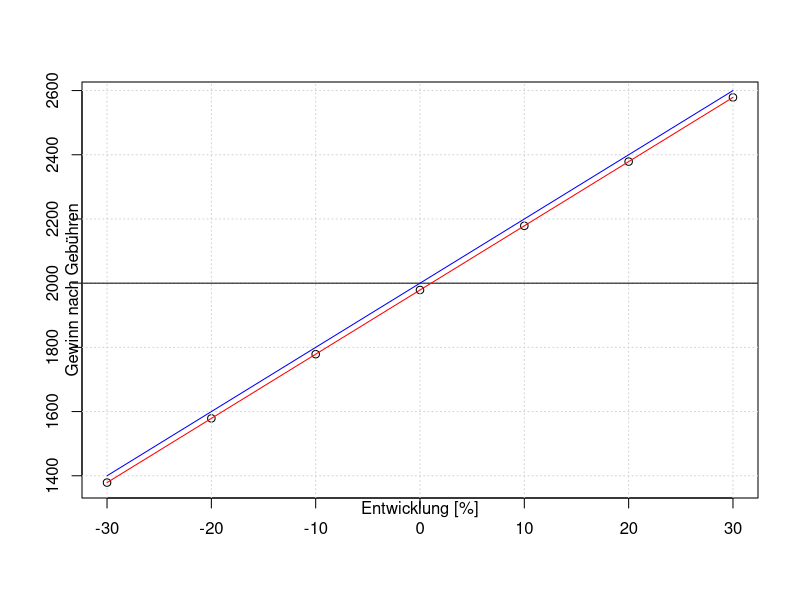

Here is the R script that generated this plot:
## ---- chunk 1
knitr::opts_chunk$set(echo = TRUE)
## ---- chunk 2
entgelte <- function(invest)
{
  # Die Provision für eine Inlandsorder setzt sich aus einem Grundentgelt von 4,90 Euro zzgl. 0,25 % 
  # des Ordervolumens zusammen.
  # Wir berechnen mindestens 9,90 Euro (bis 2.000 Euro Ordervolumen), maximal 59,90 Euro. 
  # Zusätzlich fällt ein börsenplatzabhängiges Entgelt an. Dieses beträgt am Börsenplatz Xetra 0,0015 %, 
  # mindestens 1,50 Euro, an den übrigen Börsen 0,0025 %, mindestens 2,50 Euro. 
  # Neben den berechneten Entgelten und Provisionen weisen wir zusätzlich fremde Kosten (wie z. B. 
  # Maklercourtage) in der Wertpapierabrechnung aus.
  s <- 4.9       # fixer sockelbetrag
  perc <- 0.0025 # prozentual
  
  res <- s + perc*invest
  res <- max(9.9, res)
  res <- min(59.9, res)
  return(res)
}

Invest_orig <- 2000
Wertentwicklung <- seq(from = 0.7, to = 1.3, by = 0.1)
#Entgelte <- 29.70

Invest_result <- Invest_orig*Wertentwicklung
EntgelteInProzent <- (entgelte(Invest_result) + entgelte(Invest_orig))/Invest_orig * 100

Gewinn <- Invest_result - entgelte(Invest_result) - entgelte(Invest_orig)
## ---- chunk 3
plot(x=(Wertentwicklung-1)*100, y = Gewinn, xlab = NA, ylab = NA)
grid()

abline(h=Invest_orig)
lines(spline((Wertentwicklung-1)*100,Gewinn), col="red")
lines(spline((Wertentwicklung-1)*100,Invest_result), col="blue")

mtext("Entwicklung [%]", side=1)
mtext("Gewinn nach Gebühren", side=2)
legend(2000,9.5,              # places a legend at the appropriate place 
       c("nach Gebuehren","brutto"), # puts text in the legend
       lty=c(1,1),            # gives the legend appropriate symbols (lines)
       lwd=c(2.5,2.5),col=c("red","blue")) # gives the legend lines the correct color and width
